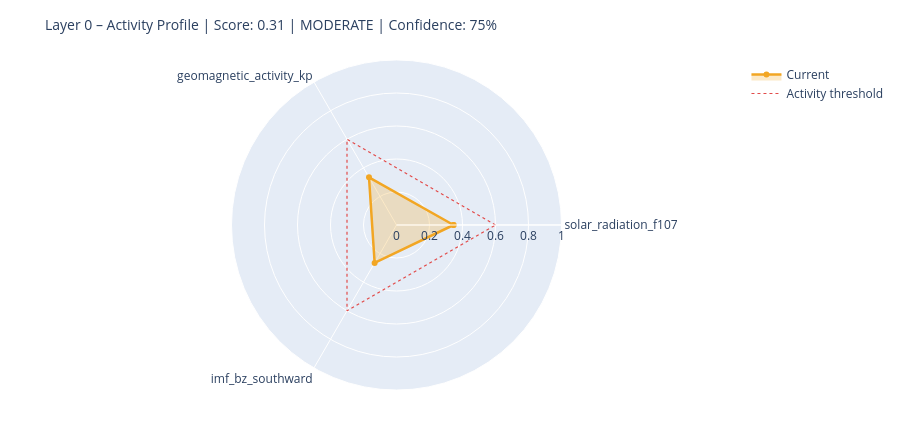

Notebook cell for this chart:
### Markdown cell above
---
## 6. State Assessment & Handoff to Layer 1

### Code cell
# ============================================================
# STEP 1 – Collect raw values with source modes
# Mode: 'primary' | 'fallback_3h' | 'last_valid' | 'missing'
# ============================================================

def safe_last(df, col):
    if df is None or col not in df.columns: return None
    s = df[col].dropna()
    return float(s.iloc[-1]) if not s.empty else None

f107_now = safe_last(df_f107, 'f10.7')
bz_now   = safe_last(df_mag,  'bz_gsm')
kp_now   = safe_last(df_kp,   'kp')
sw_now   = safe_last(df_sw,   'speed')

source_modes = {
    'F10.7':    'primary'  if f107_now is not None else 'missing',
    'Kp':       'primary'  if kp_now   is not None else 'missing',
    'IMF_Bz':   'primary'  if bz_now   is not None else 'missing',
    'SW_speed': 'primary'  if sw_now   is not None else 'missing',
}

# Kp Fallback – 3h endpoint
if kp_now is None:
    try:
        r = requests.get(
            'https://services.swpc.noaa.gov/json/noaa-planetary-k-index.json',
            timeout=10)
        r.raise_for_status()
        fb = pd.DataFrame(r.json())
        tc = next((c for c in fb.columns if 'time' in c.lower()), fb.columns[0])
        kc = next((c for c in fb.columns if 'kp' in c.lower() and c != tc), None)
        if kc:
            fb[kc] = fb[kc].astype(str).str.extract(r'([0-9]+(?:\.[0-9]*)?)')[0]
            fb[kc] = pd.to_numeric(fb[kc], errors='coerce')
            fb = fb[fb[kc] >= 0].dropna(subset=[kc])
            if not fb.empty:
                kp_now = float(fb[kc].iloc[-1])
                source_modes['Kp'] = 'fallback_3h'
                print(f'  Kp fallback (3h): {kp_now:.1f}')
    except Exception as e:
        print(f'  Kp fallback failed: {e}')

# Solar Wind Fallback – last valid value
if sw_now is None and df_sw is not None and 'speed' in df_sw.columns:
    s = df_sw['speed'].dropna()
    if not s.empty:
        sw_now = float(s.iloc[-1])
        source_modes['SW_speed'] = 'last_valid'
        print(f'  SW fallback (last_valid): {sw_now:.0f} km/s')

print()
print('Source modes:', source_modes)

# ============================================================
# STEP 2 – Score from available components only
# ============================================================

def norm(v, lo, hi):
    if v is None: return None
    return max(0.0, min(1.0, (v - lo) / (hi - lo)))

COMPONENTS = {
    'solar_radiation_f107':    (f107_now, norm(f107_now, 60, 250)),
    'geomagnetic_activity_kp': (kp_now,   norm(kp_now,   0,   9)),
    'imf_bz_southward':        (bz_now,   norm(-(bz_now or 0) if bz_now else None, -5, 30)
                                           if bz_now is not None else None),
    'solar_wind_speed':        (sw_now,   norm(sw_now, 300, 800)),
}

available   = {k: v[1] for k, v in COMPONENTS.items() if v[1] is not None}
unavailable = [k for k, v in COMPONENTS.items() if v[1] is None]

layer0_score = round(sum(available.values()) / len(available), 4) if available else None
confidence   = round(len(available) / len(COMPONENTS), 2)

level = ('unknown'  if layer0_score is None
         else 'calm'     if layer0_score < 0.3
         else 'moderate' if layer0_score < 0.6
         else 'active')

# ============================================================
# STEP 3 – Dominant Driver
# ============================================================

def dominant_driver(kp, f107, bz, sw):
    candidates = []
    if kp   is not None and kp   >= 4:   candidates.append(('geomagnetic',    kp / 9))
    if sw   is not None and sw   >= 500:  candidates.append(('solar_wind',     sw / 800))
    if bz   is not None and bz   <= -5:   candidates.append(('imf_southward',  abs(bz) / 30))
    if f107 is not None and f107 >= 150:  candidates.append(('solar_radiation',f107 / 250))
    return max(candidates, key=lambda x: x[1])[0] if candidates else 'none'

driver = dominant_driver(kp_now, f107_now, bz_now, sw_now)

# ============================================================
# STEP 4 – Downstream expectations
# ============================================================

def downstream_expectation(driver, score, kp, bz, f107):
    exp = {
        'magnetosphere':        'calm',
        'ionosphere':           'calm',
        'schumann_resonance':   'unchanged',
        'lithosphere_currents': 'low',
    }
    if driver == 'geomagnetic' or (kp and kp >= 5):
        exp['magnetosphere']        = 'compressed / storm'
        exp['ionosphere']           = 'elevated disturbance (TEC variability)'
        exp['schumann_resonance']   = 'elevated amplitude possible'
        exp['lithosphere_currents'] = 'elevated induction currents'
    elif driver == 'imf_southward' or (bz and bz <= -5):
        exp['magnetosphere']        = 'energy coupling active'
        exp['ionosphere']           = 'elevated electron density possible'
        exp['schumann_resonance']   = 'slight modulation possible'
    elif driver == 'solar_radiation' or (f107 and f107 >= 150):
        exp['ionosphere']           = 'elevated ionization (F-layer)'
        exp['schumann_resonance']   = 'slightly elevated background activity'
    return exp

downstream = downstream_expectation(driver, layer0_score, kp_now, bz_now, f107_now)

# ============================================================
# CONSOLE OUTPUT
# ============================================================

W = 58
print('=' * W)
print('LAYER 0 – STATE ASSESSMENT')
print('=' * W)
for name, (raw_v, score_v) in COMPONENTS.items():
    if score_v is not None:
        bar = '█' * int(score_v * 20) + '░' * (20 - int(score_v * 20))
        print(f'  {name:<35}  {bar}  {score_v:.2f}')
    else:
        print(f'  {name:<35}  {"─" * 20}  n/a')
print('-' * W)
print(f'  Score ({len(available)}/{len(COMPONENTS)} components):  {layer0_score:.3f}')
print(f'  Confidence:         {confidence:.0%}')
print(f'  Level:              {level.upper()}')
print(f'  Dominant Driver:    {driver}')

# Radar chart
cats = list(available.keys())
vals = list(available.values())
if len(cats) >= 3:
    fig = go.Figure()
    fig.add_trace(go.Scatterpolar(
        r=vals + [vals[0]], theta=cats + [cats[0]],
        fill='toself', fillcolor='rgba(242,166,35,0.25)',
        line=dict(color='#F2A623', width=2.5), name='Current'
    ))
    fig.add_trace(go.Scatterpolar(
        r=[0.6] * (len(cats) + 1), theta=cats + [cats[0]],
        line=dict(color='#E24B4A', dash='dot', width=1.2),
        mode='lines', name='Activity threshold'
    ))
    fig.update_layout(
        title=dict(text=f'Layer 0 – Activity Profile | Score: {layer0_score:.2f} | {level.upper()} | Confidence: {confidence:.0%}',
                   font=dict(size=14)),
        polar=dict(radialaxis=dict(visible=True, range=[0, 1])),
        height=430, showlegend=True,
        margin=dict(l=60, r=60, t=60, b=40)
    )
    fig.show()

### Figure 1 — Plotly figure (JSON) as saved in the notebook; plotly's stock layout.template omitted (floating-point values rounded to 4 significant figures)
{"data": [{"fill": "toself", "fillcolor": "rgba(242,166,35,0.25)", "line": {"color": "#F2A623", "width": 2.5}, "name": "Current", "r": [0.3457, 0.3333, 0.2651, 0.3457], "theta": ["solar_radiation_f107", "geomagnetic_activity_kp", "imf_bz_southward", "solar_radiation_f107"], "type": "scatterpolar"}, {"line": {"color": "#E24B4A", "dash": "dot", "width": 1.2}, "mode": "lines", "name": "Activity threshold", "r": [0.6, 0.6, 0.6, 0.6], "theta": ["solar_radiation_f107", "geomagnetic_activity_kp", "imf_bz_southward", "solar_radiation_f107"], "type": "scatterpolar"}], "layout": {"height": 430, "margin": {"b": 40, "l": 60, "r": 60, "t": 60}, "polar": {"radialaxis": {"range": [0, 1], "visible": true}}, "showlegend": true, "title": {"font": {"size": 14}, "text": "Layer 0 – Activity Profile | Score: 0.31 | MODERATE | Confidence: 75%"}}}
